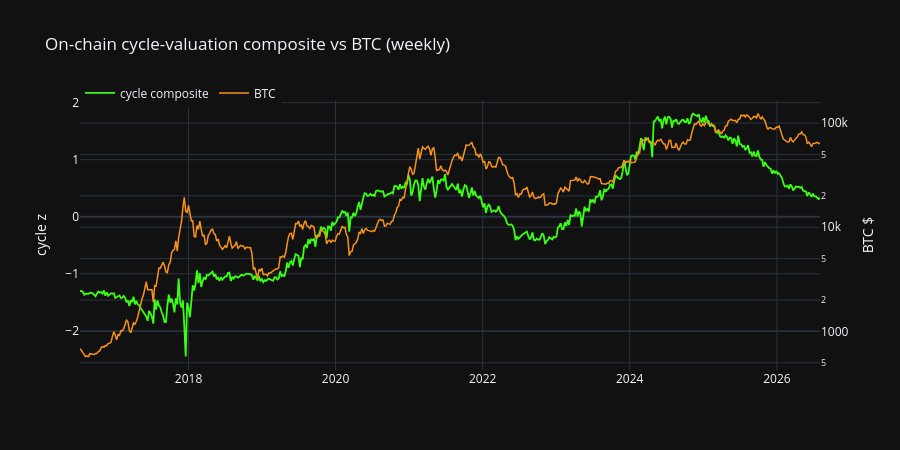

The cell this chart's notebook holds for it:
### Code cell
fig = go.Figure()
fig.add_trace(go.Scatter(x=oc["date"], y=oc["cycle_index"], name="cycle composite",
                         line=dict(color="#39ff14", width=1.8), yaxis="y"))
fig.add_trace(go.Scatter(x=oc["date"], y=np.exp(oc["log_close"]), name="BTC",
                         line=dict(color="#f7931a", width=1.5), yaxis="y2"))
fig.update_layout(
    title="On-chain cycle-valuation composite vs BTC (weekly)",
    template="plotly_dark", height=450,
    yaxis=dict(title="cycle z"),
    yaxis2=dict(title="BTC $", overlaying="y", side="right", type="log"),
    legend=dict(orientation="h", y=1.08),
)
fig.show()
corr = float(oc.select(pl.corr("cycle_index", "log_close")).item())
print(f"corr(cycle_index, log BTC) = {corr:.3f}")

### Figure 1 — Plotly figure (JSON) as saved in the notebook; plotly's stock layout.template omitted (floating-point values rounded to 4 significant figures; data arrays with more than 128 entries replaced by an {"elided": "..."} marker saying what was removed)
{"data": [{"line": {"color": "#39ff14", "width": 1.8}, "name": "cycle composite", "type": "scatter", "x": {"elided": "526 str values"}, "y": {"elided": "526 float values"}, "yaxis": "y"}, {"line": {"color": "#f7931a", "width": 1.5}, "name": "BTC", "type": "scatter", "x": {"elided": "526 str values"}, "y": {"elided": "526 float values"}, "yaxis": "y2"}], "layout": {"height": 450, "legend": {"orientation": "h", "y": 1.08}, "title": {"text": "On-chain cycle-valuation composite vs BTC (weekly)"}, "yaxis": {"title": {"text": "cycle z"}}, "yaxis2": {"overlaying": "y", "side": "right", "title": {"text": "BTC $"}, "type": "log"}}}
